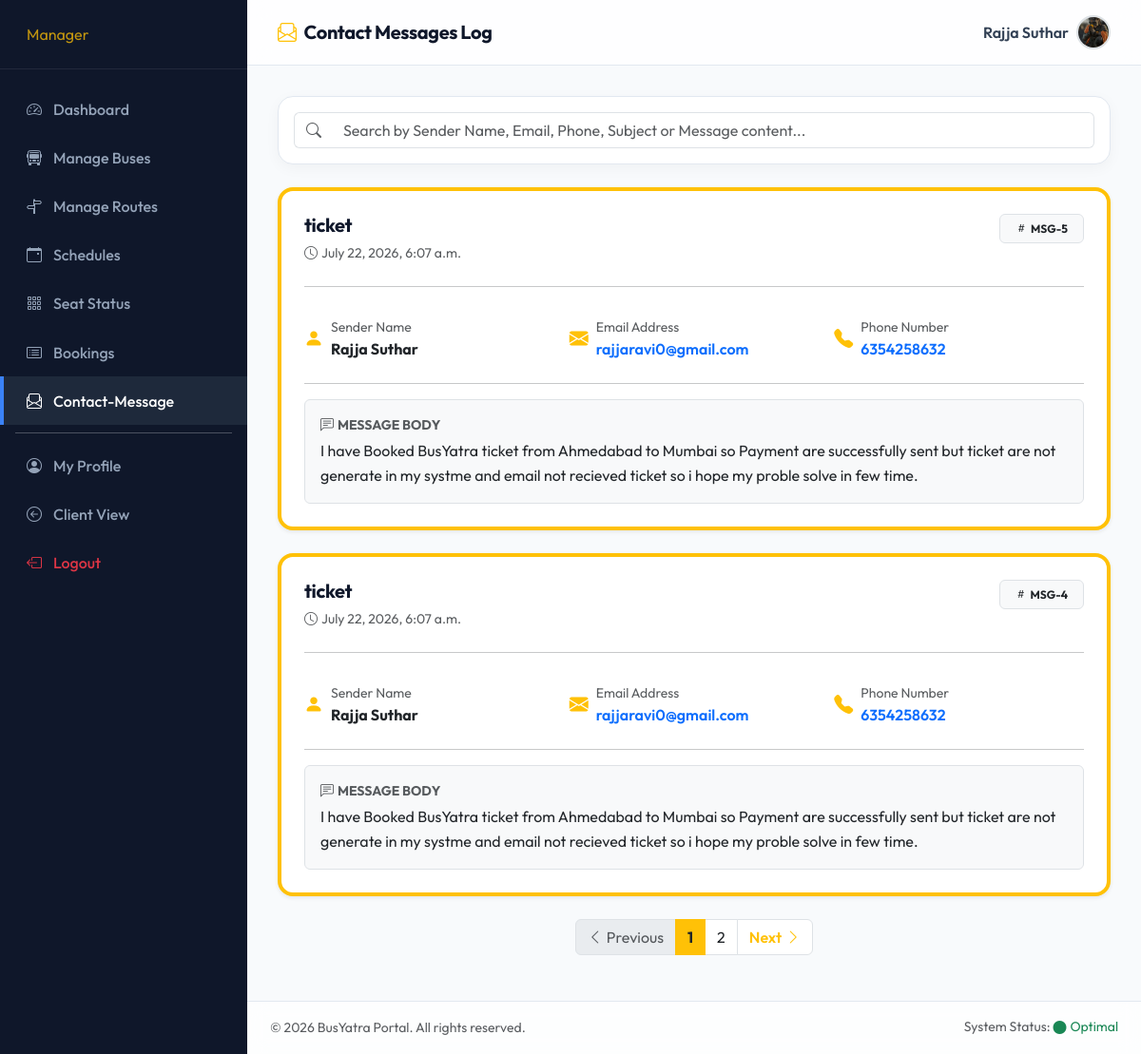
/contact_message/ (signed in), run on the app's committed database.
### Bus/models.py (models this page shows, shortened)
class User(models.Model):
    name = models.CharField(max_length=100)
    email = models.EmailField(unique=True)
    phone = models.CharField(max_length=15, unique=True)
    password = models.CharField(max_length=100)
    profile =models.ImageField(default='', upload_to='profile/')
    usertype = models.CharField(max_length=20, default="customer")

class Contact(models.Model):
    name = models.CharField(max_length=100)
    email = models.EmailField()
    phone = models.CharField(max_length=10)
    subject = models.CharField(max_length=200)
    message = models.TextField()
    created_at = models.DateTimeField(auto_now_add=True)

### Bus/views.py (the view, shortened to what this page needs)
# urls.py: path('contact_message/', views.contact_message, name='contact_message'),
def contact_message(request):
    if 'email' not in request.session:
        return redirect('login')
    try:
        user = User.objects.get(email=request.session['email'])
        if user.usertype not in ['admin', 'manager']:
            return redirect('index')
        contacts_list = Contact.objects.all().order_by('-id')
        paginator = Paginator(contacts_list, 2)
        page = request.GET.get('page', 1)
        try:
            contacts = paginator.page(page)
        except PageNotAnInteger:
            contacts = paginator.page(1)
        except EmptyPage:
            contacts = paginator.page(paginator.num_pages)
        context = {
            'user': user,
            'contacts': contacts,
            'page_obj': contacts,
        }
        return render(request, 'contact_messages.html', context)
    except User.DoesNotExist:
        return redirect('login')

### Bus/templates/contact_messages.html (shortened to what this page needs)
{% load static %}
<!DOCTYPE html>
<html lang="en">
<head>
    <link href="https://cdn.jsdelivr.net/npm/bootstrap@5.3.2/dist/css/bootstrap.min.css" rel="stylesheet">
    <link href="https://cdn.jsdelivr.net/npm/bootstrap-icons@1.11.2/font/bootstrap-icons.min.css" rel="stylesheet">
    <link rel="stylesheet" href="{% static 'assets/css/style.css' %}">
</head>
<body>
    <div class="admin-wrapper">
        <nav class="admin-sidebar">
            {% if login_user.usertype == 'admin' %}
            <div class="sidebar-header">
                <span class="fs-6 text-warning ms-1 opacity-75">Admin</span>
            </div>
            <div class="nav flex-column mt-3">
                <a href="{% url 'admin_dashboard' %}" class="nav-link" id="sidebar-dashboard"><i
                        class="bi bi-speedometer2"></i>Dashboard</a>
                <a href="{% url 'admin_users' %}" class="nav-link" id="sidebar-users"><i
                        class="bi bi-person"></i>Manage Customers</a>
                <a href="{% url 'admin_managers' %}" class="nav-link" id="sidebar-managers"><i
                        class="bi bi-people"></i>Manage Managers</a>
                <a href="{% url 'admin_buses' %}" class="nav-link" id="sidebar-buses"><i
                        class="bi bi-bus-front"></i>Manage Buses</a>
                <a href="{% url 'admin_routes' %}" class="nav-link" id="sidebar-routes"><i
                        class="bi bi-signpost-split"></i>Manage Routes</a>
                <a href="{% url 'admin_schedules' %}" class="nav-link" id="sidebar-schedules"><i
                        class="bi bi-calendar-event"></i>Manage Schedules</a>
                <a href="{% url 'admin_bookings' %}" class="nav-link" id="sidebar-bookings"><i
                        class="bi bi-card-list"></i>Manage Bookings</a>
                <a href="{% url 'admin_payments' %}" class="nav-link" id="sidebar-payments"><i
                        class="bi bi-credit-card"></i>Manage Payments</a>
                <a href="{% url 'contact_message' %}" class="nav-link active" id="sidebar-contact"><i
                        class="bi bi-envelope-paper"></i>Contact Messages</a>
                <a href="{% url 'admin_settings' %}" class="nav-link" id="sidebar-settings"><i
                        class="bi bi-gear"></i>Settings</a>
                <hr class="text-white opacity-25 my-2 mx-3">
                <a href="{% url 'admin_profile' %}" class="nav-link" id="sidebar-profile"><i
                        class="bi bi-person-circle"></i>My Profile</a>
                <a href="{% url 'index' %}" class="nav-link"><i class="bi bi-arrow-left-circle"></i>Client View</a>
                <a href="{% url 'logout' %}" class="nav-link text-danger mt-auto"><i
                        class="bi bi-box-arrow-left"></i>Logout</a>
            </div>
            {% else %}
            <div class="sidebar-header">
                <span class="fs-6 text-warning ms-1 opacity-75">Manager</span>
            </div>
            <div class="nav flex-column mt-3">
                <a href="{% url 'manager_dashboard' %}" class="nav-link" id="sidebar-dashboard"><i
                        class="bi bi-speedometer2"></i>Dashboard</a>
                <a href="{% url 'manager_buses' %}" class="nav-link" id="sidebar-buses"><i
                        class="bi bi-bus-front"></i>Manage Buses</a>
                <a href="{% url 'manager_routes' %}" class="nav-link" id="sidebar-routes"><i
                        class="bi bi-signpost-split"></i>Manage Routes</a>
                <a href="{% url 'manager_schedules' %}" class="nav-link" id="sidebar-schedules"><i
                        class="bi bi-calendar-event"></i>Schedules</a>
                <a href="{% url 'manager_seats' %}" class="nav-link" id="sidebar-seats"><i
                        class="bi bi-grid-3x3-gap"></i>Seat Status</a>
                <a href="{% url 'manager_bookings' %}" class="nav-link" id="sidebar-bookings"><i
                        class="bi bi-card-list"></i>Bookings</a>
                <a href="{% url 'contact_message' %}" class="nav-link active" id="sidebar-contact"><i
                        class="bi bi-envelope-paper"></i>Contact-Message</a>
                <hr class="text-white opacity-25 my-2 mx-3">
                <a href="{% url 'manager_profile' %}" class="nav-link" id="sidebar-profile"><i
                        class="bi bi-person-circle"></i>My Profile</a>
                <a href="{% url 'index' %}" class="nav-link"><i class="bi bi-arrow-left-circle"></i>Client View</a>
                <a href="{% url 'logout' %}" class="nav-link text-danger mt-auto"><i
                        class="bi bi-box-arrow-left"></i>Logout</a>
            </div>
            {% endif %}
        </nav>
        <div class="admin-content d-flex flex-column">
            <header class="admin-header d-flex justify-content-between align-items-center">
                <h5 class="mb-0 text-navy-dark fw-bold"><i class="bi bi-envelope-paper text-warning me-2"></i>Contact Messages Log</h5>
                <div class="d-flex align-items-center gap-2">
                    <span class="fw-semibold text-navy-dark">{{ login_user.name }}</span>
                    {% if login_user.profile and login_user.profile.name %}
                    <img src="{{ login_user.profile.url }}" width="36" height="36"
                        class="rounded-circle border border-2 object-fit-cover">
                    {% endif %}
                </div>
            </header>
            <main class="admin-body">
                <div class="card card-custom p-3 mb-4">
                    <div class="row g-3">
                        <div class="col-12">
                            <div class="input-group">
                                <span class="input-group-text bg-white text-muted border-end-0"><i
                                        class="bi bi-search"></i></span>
                                <input type="text" class="form-control border-start-0" id="searchMessages"
                                    placeholder="Search by Sender Name, Email, Phone, Subject or Message content...">
                            </div>
                        </div>
                    </div>
                </div>
                <div class="row g-4" id="messagesContainer">
                    {% for contact in contacts %}
                    <div class="col-12 message-card-wrapper" data-search="{{ contact.name|lower }} {{ contact.email|lower }} {{ contact.phone }} {{ contact.subject|lower }} {{ contact.message|lower }}">
                        <div class="card card-custom h-100 p-4 border-start border-4 border-warning message-card shadow-sm">
                            <div class="d-flex justify-content-between align-items-start flex-wrap gap-2 mb-3">
                                <div>
                                    <h5 class="fw-bold text-navy-dark mb-1">{{ contact.subject }}</h5>
                                    <span class="text-muted small"><i class="bi bi-clock me-1"></i>{{ contact.created_at }}</span>
                                </div>
                                <span class="badge bg-light text-dark border px-3 py-2"><i class="bi bi-hash me-1"></i>MSG-{{ contact.id }}</span>
                            </div>
                            <hr class="my-2 opacity-25">
                            <div class="row g-3 my-2">
                                <div class="col-md-4">
                                    <div class="d-flex align-items-center mb-2">
                                        <i class="bi bi-person-fill text-warning me-2 fs-5"></i>
                                        <div>
                                            <span class="text-muted small d-block">Sender Name</span>
                                            <strong class="text-navy-dark">{{ contact.name }}</strong>
                                        </div>
                                    </div>
                                </div>
                                <div class="col-md-4">
                                    <div class="d-flex align-items-center mb-2">
                                        <i class="bi bi-envelope-fill text-warning me-2 fs-5"></i>
                                        <div>
                                            <span class="text-muted small d-block">Email Address</span>
                                            <a href="mailto:{{ contact.email }}" class="text-decoration-none fw-semibold text-navy-dark">{{ contact.email }}</a>
                                        </div>
                                    </div>
                                </div>
                                <div class="col-md-4">
                                    <div class="d-flex align-items-center mb-2">
                                        <i class="bi bi-telephone-fill text-warning me-2 fs-5"></i>
                                        <div>
                                            <span class="text-muted small d-block">Phone Number</span>
                                            <a href="tel:{{ contact.phone }}" class="text-decoration-none fw-semibold text-navy-dark">{{ contact.phone }}</a>
                                        </div>
                                    </div>
                                </div>
                            </div>
                            <hr class="my-2 opacity-25">
                            <div class="bg-light p-3 rounded mt-2 border">
                                <span class="text-muted small d-block mb-1 fw-bold text-uppercase"><i class="bi bi-chat-left-text me-1"></i>Message Body</span>
                                <p class="mb-0 text-dark" style="white-space: pre-line; line-height: 1.6;">{{ contact.message }}</p>
                            </div>
                        </div>
                    </div>
                    {% endfor %}
                    {% if page_obj.paginator.num_pages > 1 %}
                    <nav aria-label="Page navigation" class="mt-4 mb-3">
                        <ul class="pagination justify-content-center mb-0">
                            {% if page_obj.has_previous %}
                                <li class="page-item">
                                    <a class="page-link shadow-none fw-semibold text-warning" href="?page={{ page_obj.previous_page_number }}{% if search_query %}&search={{ search_query }}{% endif %}" aria-label="Previous">
                                        <i class="bi bi-chevron-left me-1"></i>Previous
                                    </a>
                                </li>
                            {% else %}
                                <li class="page-item disabled">
                                    <span class="page-link shadow-none text-muted"><i class="bi bi-chevron-left me-1"></i>Previous</span>
                                </li>
                            {% endif %}
                            {% for num in page_obj.paginator.page_range %}
                                {% if page_obj.number == num %}
                                    <li class="page-item active" aria-current="page">
                                        <span class="page-link bg-warning text-dark fw-bold border-warning shadow-none">{{ num }}</span>
                                    </li>
                                {% elif num > page_obj.number|add:'-3' and num < page_obj.number|add:'3' %}
                                    <li class="page-item">
                                        <a class="page-link shadow-none text-dark" href="?page={{ num }}{% if search_query %}&search={{ search_query }}{% endif %}">{{ num }}</a>
                                    </li>
                                {% endif %}
                            {% endfor %}
                            {% if page_obj.has_next %}
                                <li class="page-item">
                                    <a class="page-link shadow-none fw-semibold text-warning" href="?page={{ page_obj.next_page_number }}{% if search_query %}&search={{ search_query }}{% endif %}" aria-label="Next">
                                        Next<i class="bi bi-chevron-right ms-1"></i>
                                    </a>
                                </li>
                            {% else %}
                                <li class="page-item disabled">
                                    <span class="page-link shadow-none text-muted">Next<i class="bi bi-chevron-right ms-1"></i></span>
                                </li>
                            {% endif %}
                        </ul>
                    </nav>
                    {% endif %}
                </div>
            </main>
            <footer class="admin-footer py-3 px-4 mt-auto text-muted small d-flex justify-content-between align-items-center">
                <div>&copy; 2026 BusYatra Portal. All rights reserved.</div>
                <div>System Status: <span class="text-success"><i class="bi bi-circle-fill fs-8 me-1 align-middle"></i>Optimal</span></div>
            </footer>
        </div>
    </div>
</body>
</html>

### data on the page
User: name "Rajja Suthar", profile (picture)
Contact: subject "ticket", created_at "July 22, 2026, 6:07 a.m.", id "5", name "Rajja Suthar", email "rajjaravi0@gmail.com", phone "6354258632", message "I have Booked BusYatra ticket from Ahmedabad to Mumbai so Payment are successfully sent but ticket are not generate in my systme and email not recieved ticket so i hope my proble solve in few time."
Contact: subject "ticket", created_at "July 22, 2026, 6:07 a.m.", id "4", name "Rajja Suthar", email "rajjaravi0@gmail.com", phone "6354258632", message "I have Booked BusYatra ticket from Ahmedabad to Mumbai so Payment are successfully sent but ticket are not generate in my systme and email not recieved ticket so i hope my proble solve in few time."

### other printed values
{{ num }} "1"
{{ num }} "2"
